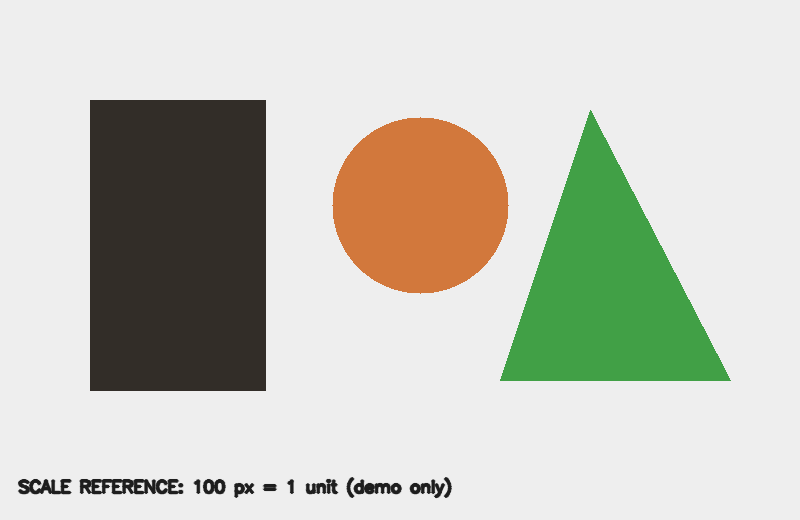
#> input picture Object Measurement/test_images/object_scene.png, 800 x 520 px
$ python object_measurement.py --source test_images/object_scene.png
#> lines starting #> are read from the running program, lines starting #| are printed output that depends on the picture; after the words box and inside, x2 and y2 are one past the last pixel; in counts of white or black regions, pixels touching at a corner belong together
"""Contour-based object measurement. Physical units require known pixels-per-unit calibration."""
from __future__ import annotations
import argparse
from pathlib import Path
import cv2
import numpy as np
HERE=Path(__file__).resolve().parent
DEFAULT_IMAGE=HERE/'test_images'/'object_scene.png'
class ObjectMeasurement:
    def __init__(self,min_area=800,pixels_per_unit=None):
#> in main, frame is the input picture: shape (520, 800, 3); mean B, G, R 188.9, 199.8, 198.5
        self.min_area=float(min_area); self.pixels_per_unit=float(pixels_per_unit) if pixels_per_unit else None
        if self.pixels_per_unit is not None and self.pixels_per_unit<=0: raise ValueError('pixels_per_unit must be > 0')
    def process_frame(self,frame):
        if frame is None or frame.size==0: raise ValueError('Empty frame.')
        out=frame.copy(); gray=cv2.cvtColor(frame,cv2.COLOR_BGR2GRAY)
#> after `gray = cv2.cvtColor(frame, cv2.COLOR_BGR2GRAY)`:
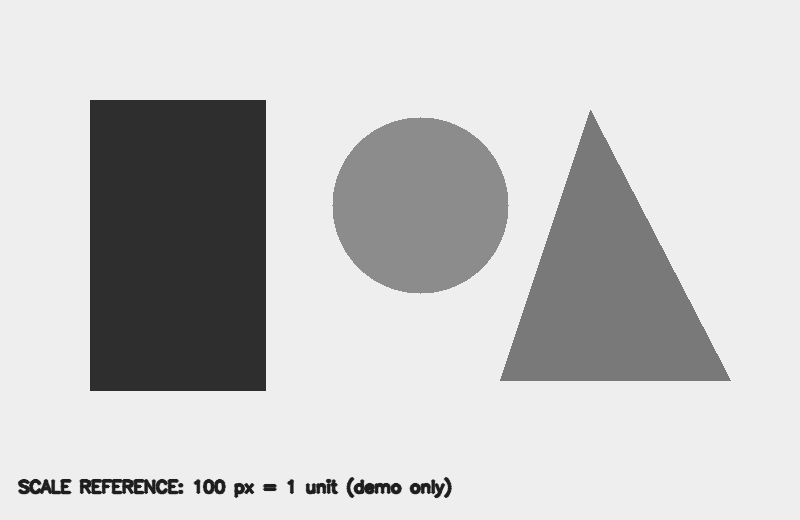
#> gray: shape (520, 800); min 30, max 238, mean 198.1
        gray=cv2.GaussianBlur(gray,(5,5),0)
        _,mask=cv2.threshold(gray,0,255,cv2.THRESH_BINARY_INV|cv2.THRESH_OTSU)
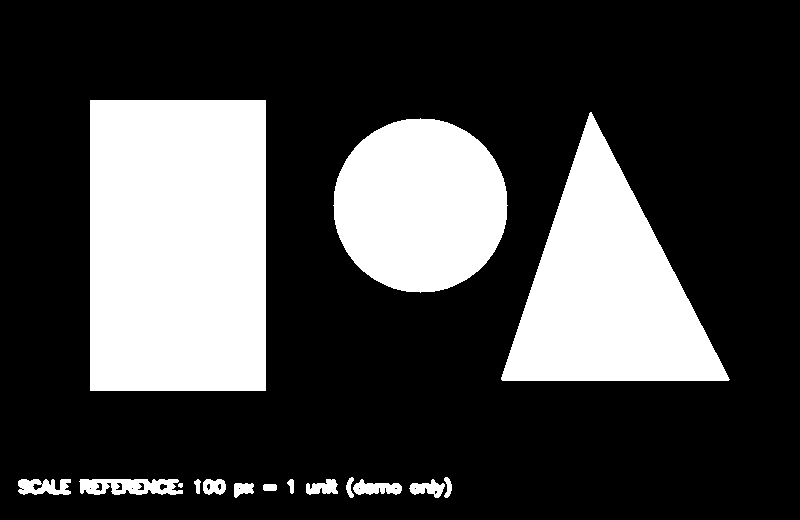
#> mask: shape (520, 800); 26.5% white; 16 white regions, largest, box (x1, y1, x2, y2) and area: (90, 100, 266, 391) 51216, (501, 112, 730, 381) 31210, (333, 118, 508, 293) 23857
        mask=cv2.morphologyEx(mask,cv2.MORPH_OPEN,np.ones((3,3),np.uint8))
#> mask: shape (520, 800); 26.5% white; 16 white regions (1 under 20 px)
        contours,_=cv2.findContours(mask,cv2.RETR_EXTERNAL,cv2.CHAIN_APPROX_SIMPLE)
#> contours = 16 contours, 1 with area under 20; largest, box (x1, y1, x2, y2) and area: (90, 100, 266, 391) 50750, (501, 113, 729, 381) 30825, (334, 119, 507, 292) 23606, (80, 479, 183, 495) 1222, (18, 479, 71, 495) 518
        detections=[]
        for c in sorted(contours,key=cv2.contourArea,reverse=True):
            area=float(cv2.contourArea(c))
            if area<self.min_area: continue
            x,y,w,h=cv2.boundingRect(c); detections.append({'bbox':(x,y,w,h),'area_px2':area,'width_px':w,'height_px':h})
            cv2.rectangle(out,(x,y),(x+w,y+h),(0,220,255),2)
            if self.pixels_per_unit:
                width=w/self.pixels_per_unit; height=h/self.pixels_per_unit; area_unit=area/(self.pixels_per_unit**2)
                label=f'{width:.2f} x {height:.2f} units | A={area_unit:.2f}'
            else: label=f'{w}px x {h}px | A={area:.0f}px2'
            cv2.putText(out,label,(x,max(20,y-8)),cv2.FONT_HERSHEY_SIMPLEX,.45,(255,255,255),3,cv2.LINE_AA)
            cv2.putText(out,label,(x,max(20,y-8)),cv2.FONT_HERSHEY_SIMPLEX,.45,(25,25,25),1,cv2.LINE_AA)
#> this loop made 16 passes
#> (c, area, x, y, w, h, label) on pass 1: ([[90, 100], [90, 390], [265, 390], [265, 100]], 50750, 90, 100, 176, 291, '176px x 291px | A=50750px2')
#> (area, x, y, w, h, label) on passes 2 to 4: (30825, 501, 113, 228, 268, '228px x 268px | A=30825px2'), (23606, 334, 119, 173, 173, '173px x 173px | A=23606px2'), (1222.5, 80, 479, 103, 16, '103px x 16px | A=1222px2')
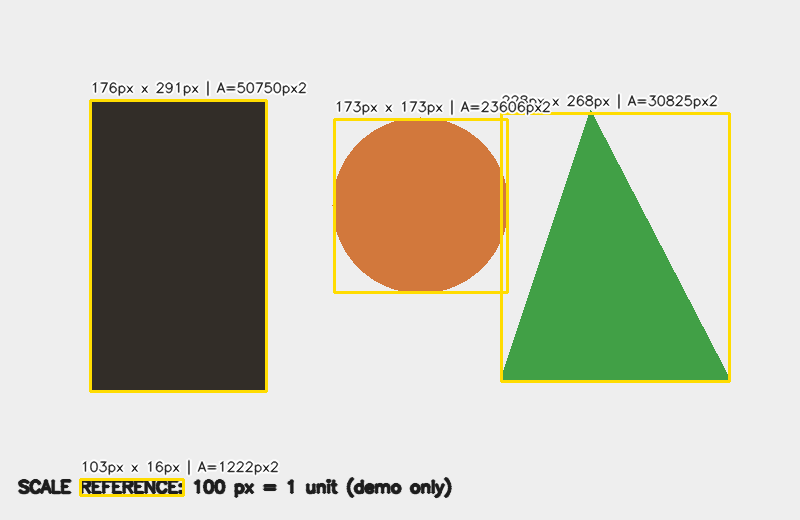
#> out: shape (520, 800, 3); 4.38% of pixels changed, all inside (x1, y1, x2, y2) = (79, 79, 731, 497)
#> after the loop, detections = 4 items
        cv2.putText(out,f'OBJECTS: {len(detections)} | Q: quit',(14,28),cv2.FONT_HERSHEY_SIMPLEX,.62,(0,255,255),2,cv2.LINE_AA)
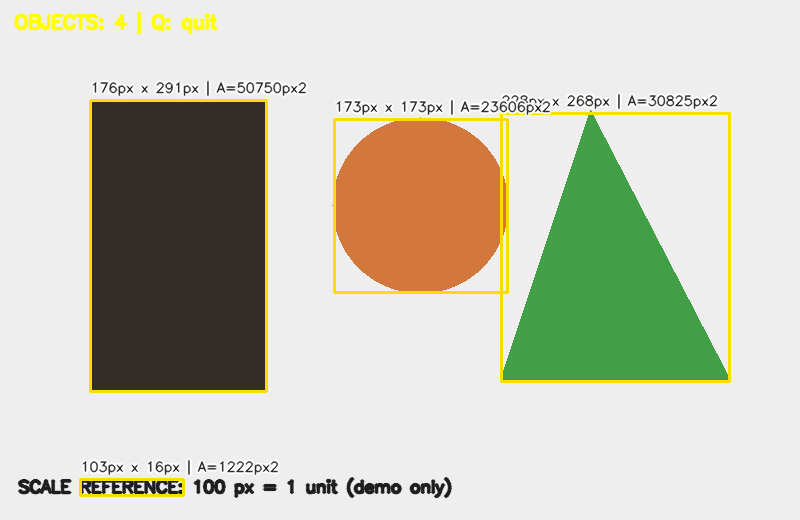
#> out: shape (520, 800, 3); 0.56% of pixels changed, all inside (x1, y1, x2, y2) = (14, 11, 219, 35)
        return out,detections,mask

def main():
    ap=argparse.ArgumentParser(description=__doc__); ap.add_argument('--image',type=Path,default=DEFAULT_IMAGE); ap.add_argument('--source',help='Webcam index or video path'); ap.add_argument('--min-area',type=float,default=800); ap.add_argument('--pixels-per-unit',type=float,help='Calibration: pixels per real unit; omit to report pixels only'); ap.add_argument('--output',type=Path,default=HERE/'outputs'/'object_measurement_output.png'); ap.add_argument('--no-display',action='store_true'); args=ap.parse_args()
    detector=ObjectMeasurement(args.min_area,args.pixels_per_unit)
    if args.source is None:
        frame=cv2.imread(str(args.image))
        if frame is None: raise SystemExit(f'ERROR: Cannot read image: {args.image}')
        out,items,mask=detector.process_frame(frame); args.output.parent.mkdir(parents=True,exist_ok=True); cv2.imwrite(str(args.output),out); cv2.imwrite(str(args.output.with_name(args.output.stem+'_mask.png')),mask)
        print(f'[OK] Detected {len(items)} objects. Output: {args.output.resolve()}')
        if not args.no_display: cv2.imshow('Object Measurement',out); cv2.waitKey(0); cv2.destroyAllWindows()
        return
    source=int(args.source) if args.source.isdigit() else args.source; cap=cv2.VideoCapture(source)
    if not cap.isOpened(): raise SystemExit(f'ERROR: Cannot open source: {args.source}')
    count=0
    try:
        while True:
            ok,frame=cap.read()
            if not ok: break
            if isinstance(source,int): frame=cv2.flip(frame,1)
            out,_,_=detector.process_frame(frame)
            if not args.no_display:
                cv2.imshow('Object Measurement',out)
                if cv2.waitKey(1)&0xFF==ord('q'): break
#> (key q is pressed here)
            count+=1
            if args.no_display and count>=300: break
    finally: cap.release(); cv2.destroyAllWindows()
    print(f'[OK] Processed {count} frames.')
if __name__=='__main__': main()
